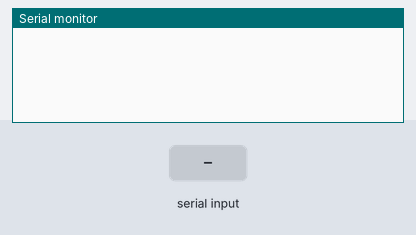
Simulated run of this sketch. Board: Arduino Uno, built with avr-gcc and run on an emulated ATmega328P. On the bench: the last lines printed to the serial monitor. The inputs (shaded band) are chosen by the test bench.

Above: at 1.2 s.
1.3 s: "1" received over Serial
At 2.3 s:
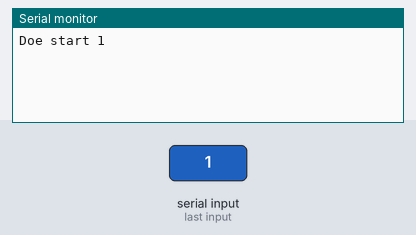
2.8 s: "0" received over Serial
At 3.4 s:
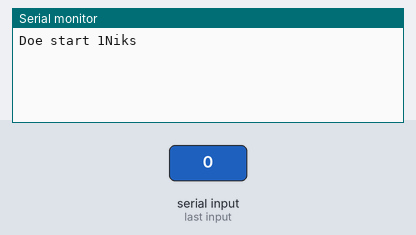

The sketch:

sketch_jun16c.ino
```cpp
/* Simple Serial ECHO script : Written by ScottC 03/07/2012 */

/* Use a variable called byteRead to temporarily store
   the data coming from the computer */
byte byteRead;
int serialData;

void setup() {
// Turn the Serial Protocol ON
  Serial.begin(9600);
}

void loop() {
   /*  check if data has been sent from the computer: */
  if (Serial.available()) {
    serialData = Serial.read();
    switch(serialData){
      case 49:
      Serial.write("Doe start 1");
      break;
      default:
      Serial.write("Niks");
      break;
    }
  }
}
```

Measured:
- after the input at 1.3 s, the serial monitor: prints a new line at once (image 1)
- after the input at 2.8 s, the serial monitor: prints a new line at once (image 2)
